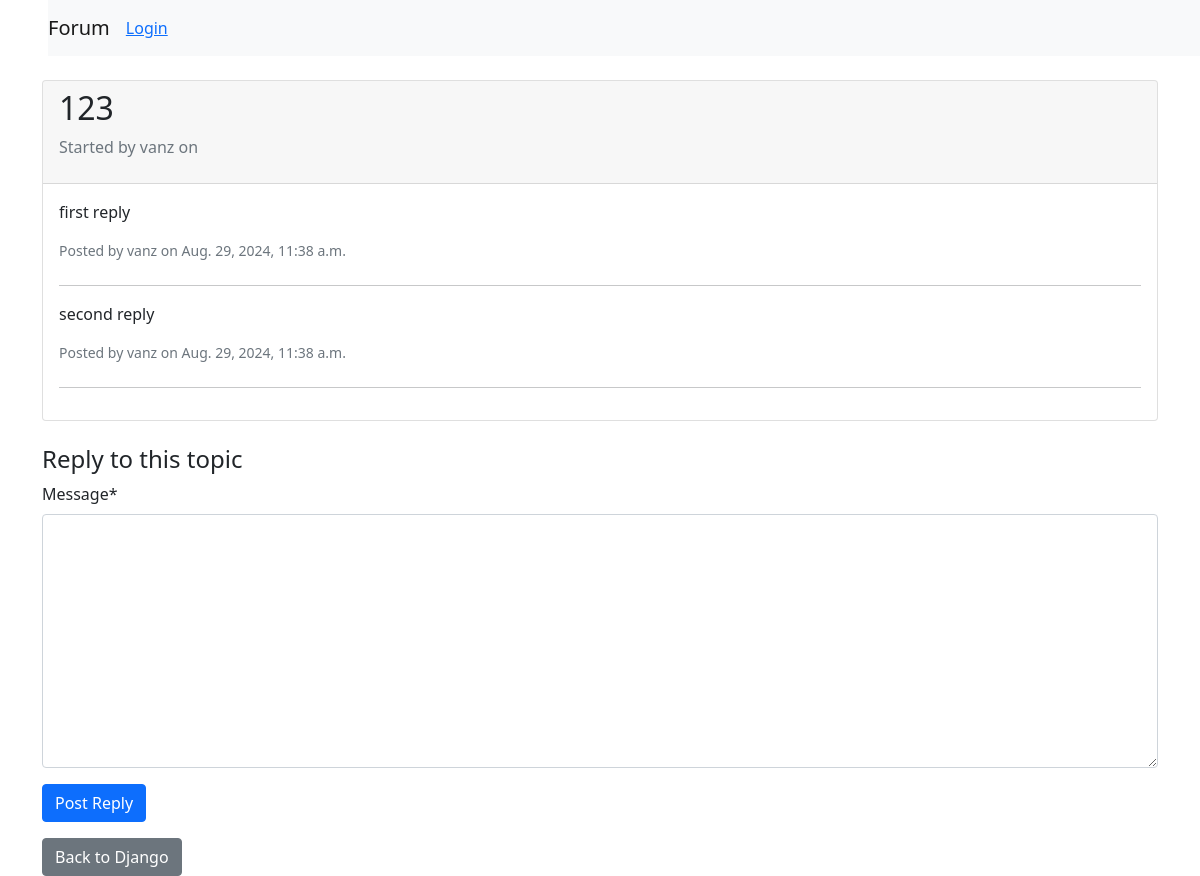
Screenshot of /boards/1/topics/10/ with the database file from the repository.
### board/models.py (models this page shows, shortened)
class Topic(models.Model):
    subject = models.CharField(max_length=255)
    last_updated = models.DateTimeField(auto_now_add=True)
    board = models.ForeignKey(Board, related_name='topics', on_delete=models.CASCADE)
    starter = models.ForeignKey(User, related_name='topics', on_delete=models.CASCADE)
    views = models.PositiveIntegerField(default=0)

class Post(models.Model):
    message = models.TextField(max_length=4000)
    topic = models.ForeignKey(Topic, related_name='posts', on_delete=models.CASCADE)
    created_at = models.DateTimeField(auto_now_add=True)
    updated_at = models.DateTimeField(null=True)
    created_by = models.ForeignKey(User, related_name='posts', on_delete=models.CASCADE)
    updated_by = models.ForeignKey(User, null=True, related_name='+', on_delete=models.CASCADE)

class Board(models.Model):
    name = models.CharField(max_length=30, unique=True)
    description = models.CharField(max_length=100)

### board/views.py (the view)
# urls.py: path('boards/<int:pk>/topics/<int:topic_pk>/', views.topic_posts, name='topic_posts'),
def topic_posts(request, pk, topic_pk):
    topic = get_object_or_404(Topic, board__pk=pk, pk=topic_pk)
    posts = topic.posts.all()
    topic.views += 1
    topic.save()
    if request.method == 'POST':
        form = PostForm(request.POST)
        if form.is_valid():
            post = form.save(commit=False)
            post.topic = topic
            post.created_by = request.user
            post.save()
            return redirect('topic_posts', pk=pk, topic_pk=topic_pk)
    else:
        form = PostForm()
    return render(request, 'boards/topic_posts.html', {'topic': topic, 'posts': posts, 'form': form})

### board/forms.py
class PostForm(forms.ModelForm):
    class Meta:
        model = Post
        fields = ['message']
    def __init__(self, *args, **kwargs):
        super().__init__(*args, **kwargs)
        self.helper = FormHelper()
        self.helper.form_method = 'post'
        self.helper.add_input(Submit('submit', 'Create Post'))

### templates/boards/topic_posts.html (shortened to what this page needs)
{% extends 'base.html' %}
{% load crispy_forms_tags %}
{% block content %}
<div class="card">
    <div class="card-header">
        <h2>{{ topic.subject }}</h2>
        <p class="text-muted">Started by {{ topic.starter.username }} on {{ topic.last_update }}</p>
    </div>
    <div class="card-body">
        {% for post in posts %}
        <div class="mb-4">
            <p>{{ post.message }}</p>
            <p class="text-muted small">Posted by {{ post.created_by.username }} on {{ post.created_at }}</p>
        </div>
        <hr>
        {% endfor %}
    </div>
</div>
<div class="mt-4">
    <h4>Reply to this topic</h4>
    <form method="post">
        {{ form|crispy }}
        <button type="submit" class="btn btn-primary">Post Reply</button>
    </form>
</div>
<a href="{% url 'board_topics' topic.board.pk %}" class="btn btn-secondary mt-3">Back to {{ topic.board.name }}</a>
{% endblock %}

### rows the page displays
Topic: subject "123", starter.username "vanz", board.name "Django"
Post: message "first reply", created_by.username "vanz", created_at "Aug. 29, 2024, 11:38 a.m."
Post: message "second reply", created_by.username "vanz", created_at "Aug. 29, 2024, 11:38 a.m."
